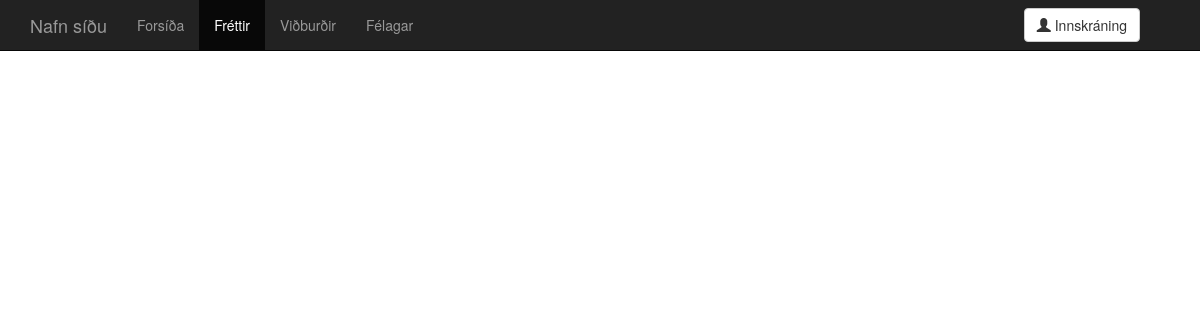
/news.php, run on an earlier commit of the app's database.
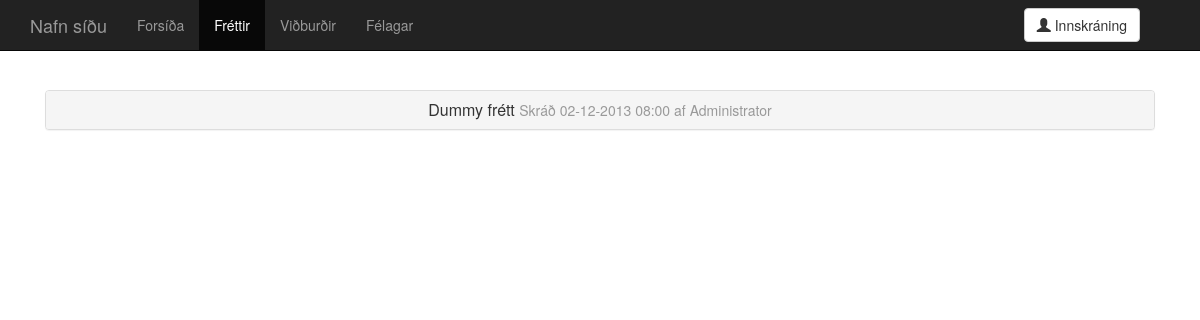
And on a later commit of the database.
### tables this page shows
CREATE TABLE 'news' (
  'news_id' integer NOT NULL,
  'title' text,
  'description' text,
  'date_created' integer,
  'date_edited' integer,
  'creator' integer,
  'last_editor' integer,
  PRIMARY KEY ('news_id')
);

CREATE TABLE 'users' (
  'user_id' integer NOT NULL,
  'name' text,
  'post' text NOT NULL UNIQUE,
  'pass' text,
  'privileges' integer,
  'phone_nr' text,
  PRIMARY KEY ('user_id')
);

### news.php (the view, shortened to what this page needs)
<?php
require_once "php/head.php";
?>
<!DOCTYPE html>
<html lang="is">
  <head>
    <link href="dist/css/bootstrap.css" rel="stylesheet">
    <link href="css/main.css" rel="stylesheet">
  </head>
  <body>
<?php
require_once "parts/navbar.php";
?>
    <div class="container">
      <div class="starter-template">
 <?php
$temp_counter = 0;
$result = $db->query("SELECT news_id,title,description,date_created,date_edited,creator,last_editor FROM news ORDER BY date_created desc;");
foreach($result as $row_data) {
  $temp_counter++;
  $news_id = $row_data["news_id"];
  $title = $row_data["title"];
  $date_created = date("d-m-Y H:i", $row_data["date_created"]);
  $date_edited = date("d-m-Y H:i", $row_data["date_edited"]);
  $description = nl2br($row_data["description"]);
  $creator_id = $row_data["creator"];
  $editor_id = $row_data["last_editor"];
  $creator_statement = $db->prepare("SELECT name FROM users WHERE user_id = :user_id");
  $creator_statement->execute(array('user_id' => $creator_id));
  $creator_name_result = $creator_statement->fetchAll();
  $creator_name = $creator_name_result[0]["name"];
  $editor_statement = $db->prepare("SELECT name FROM users WHERE user_id = :user_id");
  $editor_statement->execute(array('user_id' => $editor_id));
  $editor_result = $editor_statement->fetchAll();
  $editor_name = $editor_result[0]["name"];
  $changebutton = "";
  echo <<<_END
      <div class="panel-group" id="accordion">
        <div class="panel panel-default">
          <div class="panel-heading">
          <h3 class="panel-title">
            <a class="accordion-toggle" data-toggle="collapse" data-parent="#accordion" href="#collapse$temp_counter">
              $title <small>Skráð $date_created af $creator_name</small>
            </a>
          </h3>
          </div>
          <div id="collapse$temp_counter" class="panel-collapse collapse">
            <div class="panel-body">
              <p>
              $description
              </p>
              <p>
              <small>Síðast breytt: $date_edited af $editor_name</small>
              </p>
              <p><a class="btn btn-default" href="news.single.php?id=$news_id">Skoða sem staka frétt &raquo;</a></p>
              $changebutton
            </div>
          </div>
        </div>
      </div>
      </div>
_END;
}
?>
    </div>
  </body>
</html>

What changed in the data, as far as the page shows it:
added news: title "Dummy frétt", date_created "02-12-2013 08:00", users.name "Administrator"
